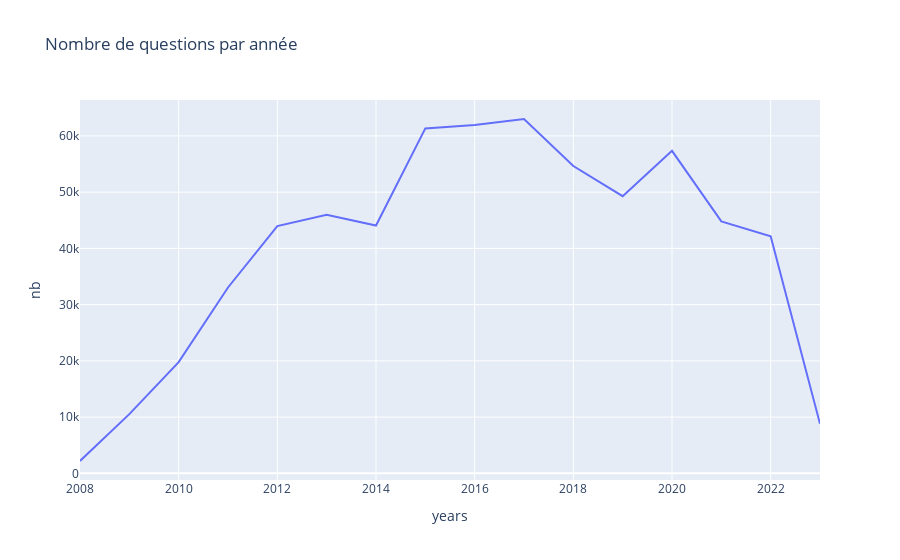

Notebook code for this chart:
### Code cell
questions_count_per_year = pd.read_sql("""
    select count(id) as nb, extract(year from asked_at) as years from question
    group by years
    order by years
""", client)

fig = px.line(questions_count_per_year, x='years', y='nb', title="Nombre de questions par année")
fig.show()

### Figure 1 — Plotly figure (JSON) as saved in the notebook; plotly's stock layout.template omitted (floating-point values rounded to 4 significant figures)
{"data": [{"hovertemplate": "years=%{x}<br>nb=%{y}<extra></extra>", "legendgroup": "", "line": {"color": "#636efa", "dash": "solid"}, "marker": {"symbol": "circle"}, "mode": "lines", "name": "", "orientation": "v", "showlegend": false, "type": "scatter", "x": [2008, 2009, 2010, 2011, 2012, 2013, 2014, 2015, 2016, 2017, 2018, 2019, 2020, 2021, 2022, 2023], "xaxis": "x", "y": [2192, 10533, 19767, 33049, 43965, 45994, 44073, 61340, 61953, 63010, 54645, 49279, 57346, 44803, 42156, 8805], "yaxis": "y"}], "layout": {"legend": {"tracegroupgap": 0}, "title": {"text": "Nombre de questions par année"}, "xaxis": {"anchor": "y", "domain": [0, 1], "title": {"text": "years"}}, "yaxis": {"anchor": "x", "domain": [0, 1], "title": {"text": "nb"}}}}
